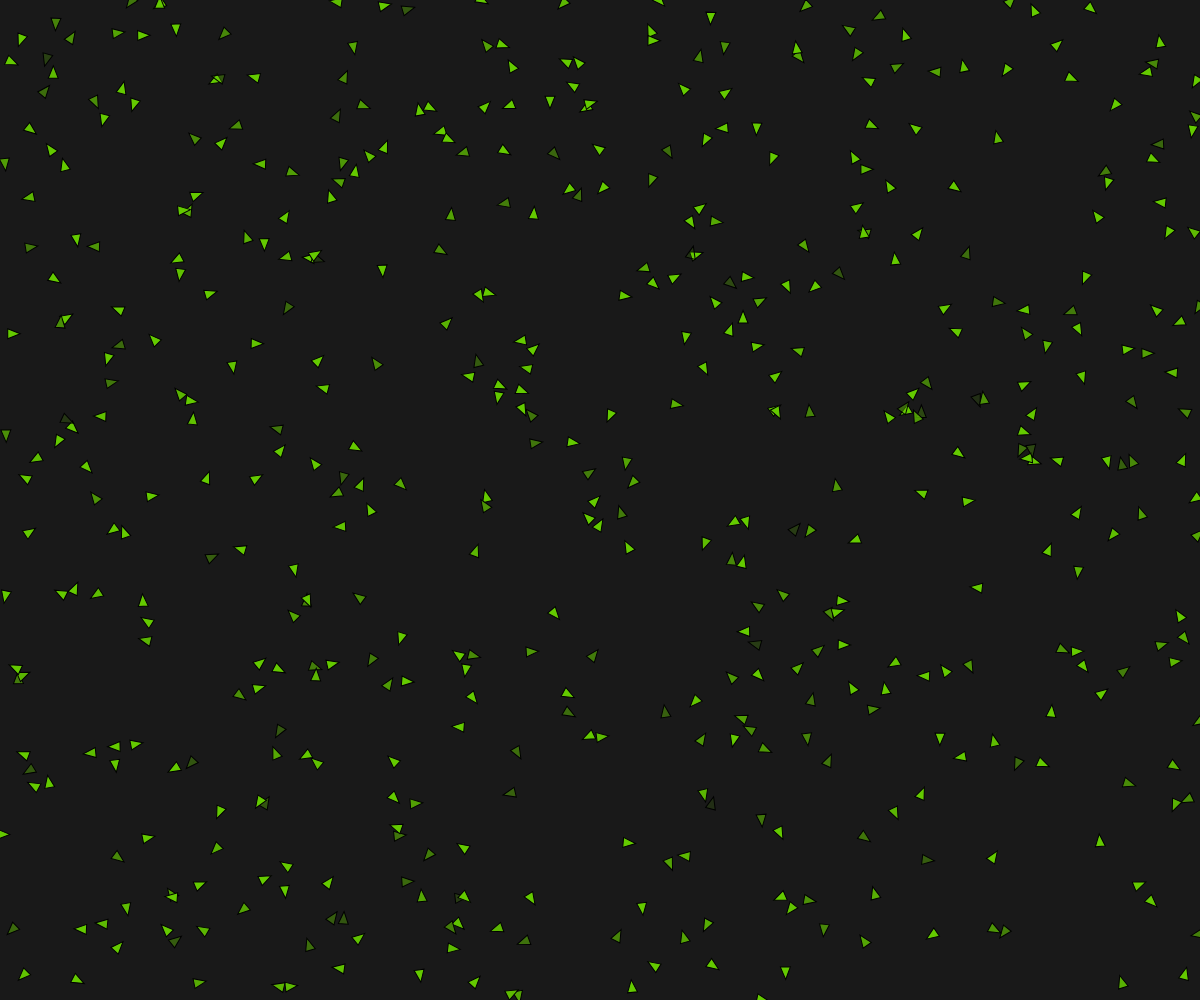
Frame 1 (no input)
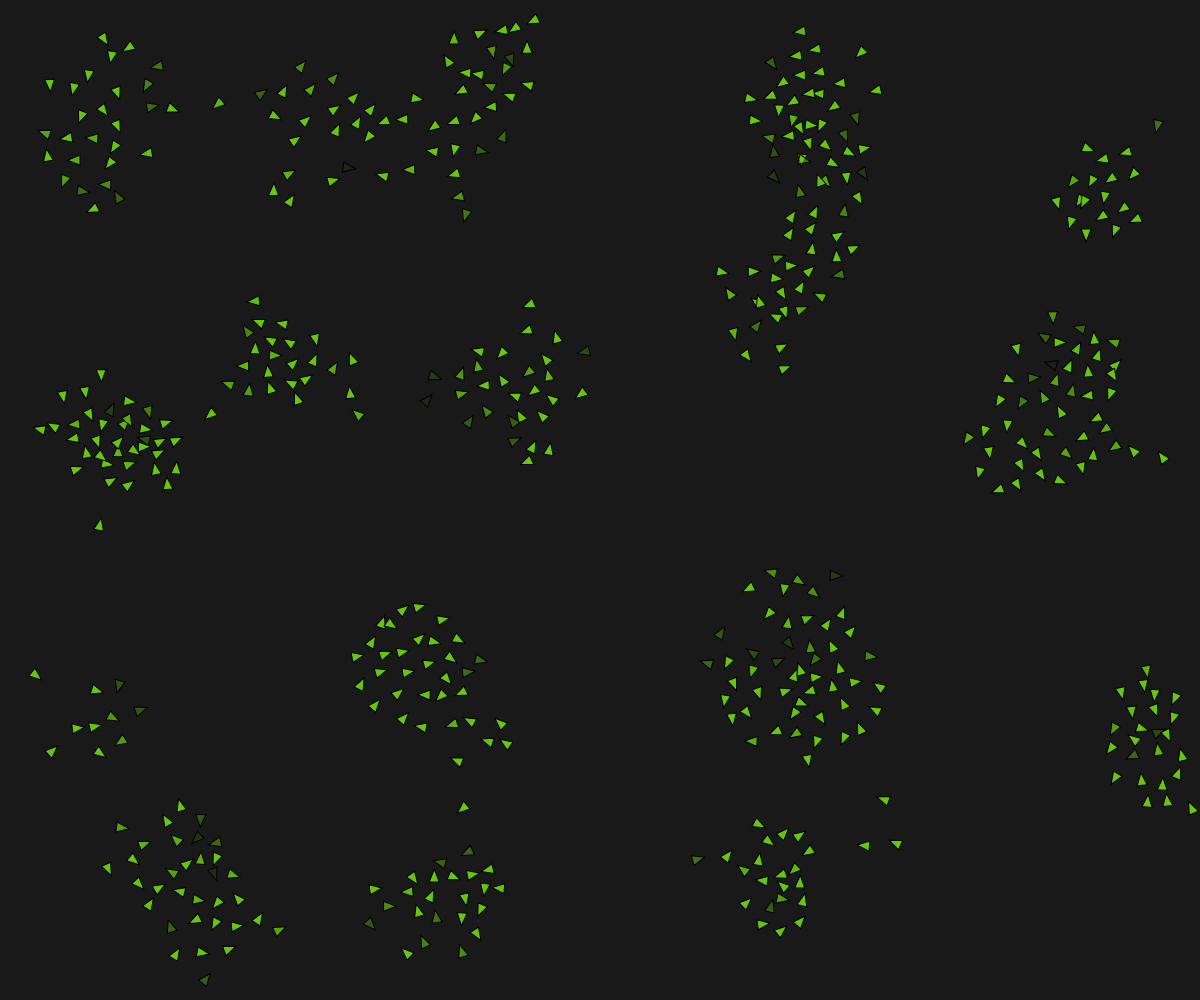
Frame 60 (no input)
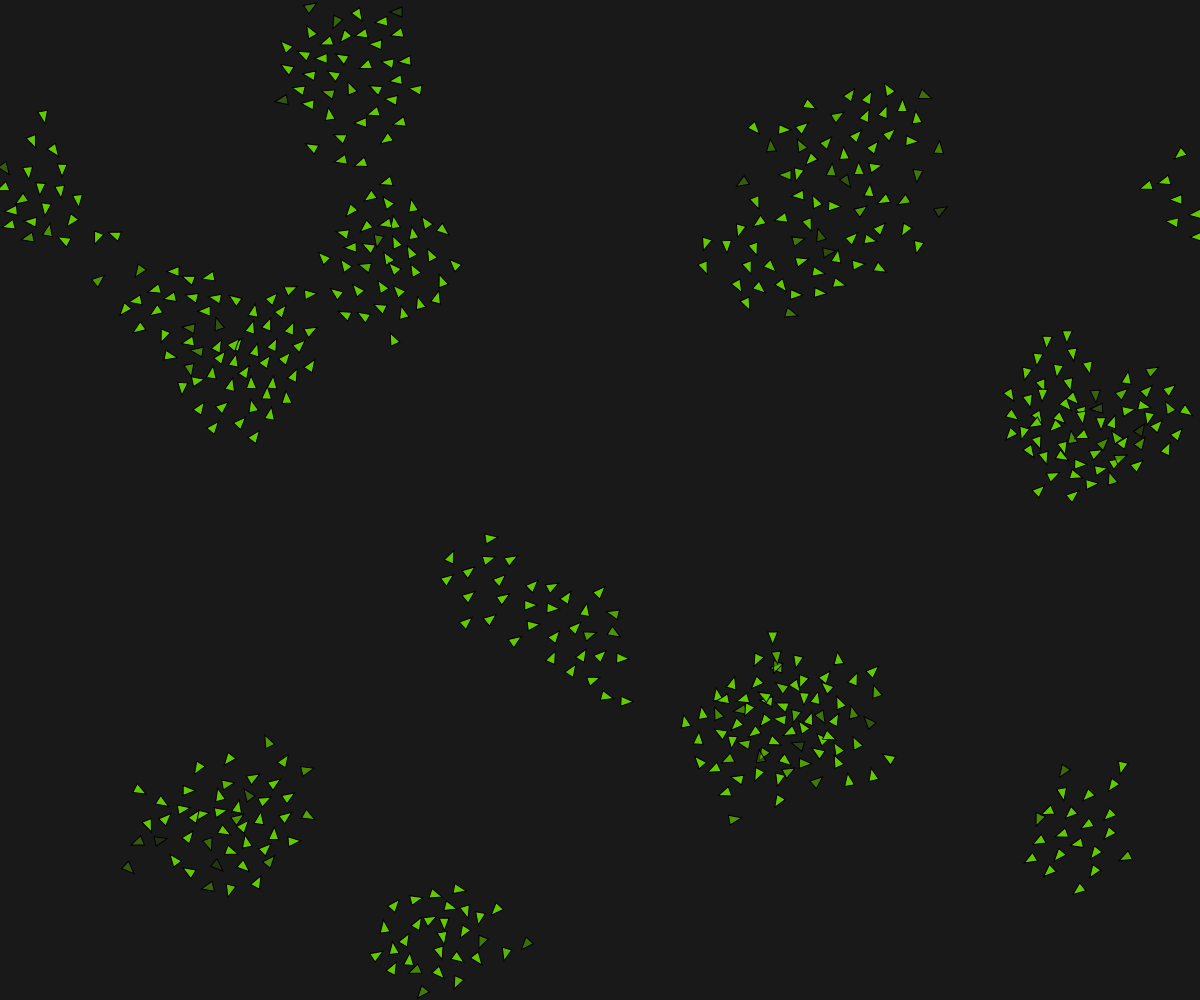
Frame 120 (the mouse pressed at the canvas centre since frame 60)

The p5.js sketch that drew these frames (run headless with seeded random() and noise() and a simulated clock; from frame 60 on, the mouse is pressed at the canvas centre):

// p5.js sketch
// ── sketch.js
var flock = new Flock();

let alignmentFactorSlider, cohesionFactorSlider, separationFactorSlider;

function setup() 
{
    createCanvas(windowWidth, windowHeight);
	alignmentLabel = createDiv("Alignment")
	alignmentFactorSlider = createSlider(0, 1, 0.1, 0.01)
	alignmentFactorSlider.parent(alignmentLabel)

	cohesionLabel = createDiv("Cohesion")
	cohesionFactorSlider = createSlider(0, 0.1, 0.01, 1e-4)
	cohesionFactorSlider.parent(cohesionLabel)

	separationLabel = createDiv("Separation")
	separationFactorSlider = createSlider(0, 1, 1, 0.01)
	separationFactorSlider.parent(separationLabel)

;	flock.add(500)
}
function draw() 
{
    background(25);
	flock.alignmentFactor = alignmentFactorSlider.value()
	flock.cohesionFactor = cohesionFactorSlider.value()
	flock.separationFactor = separationFactorSlider.value()
	flock.run()
}
// ── boid.js
class Boid
{
    constructor(x, y)
    {
        this.pos = createVector(x, y)
        this.vel = p5.Vector.random2D()
        this.vel.setMag(random(1, 4))
        this.r = 5
        this.turnfactor = 0.2
    }

    edges()
    {
        if (this.pos.x > width) this.pos.x = 0;
        if (this.pos.x < 0) this.pos.x = width;
        if (this.pos.y > height) this.pos.y = 0;
        if (this.pos.y < 0) this.pos.y = height;
    }

    update()
    {
        this.show()
        this.move()
        this.edges()
    }

    show()
    {
        push();
        let theta = this.vel.heading() + radians(90);
        translate(this.pos.x, this.pos.y)
        rotate(theta)
        fill(100, 202, 0, this.vel.mag() * 100)
        beginShape();
        vertex(0, -this.r * 1.5);
        vertex(-this.r, this.r * 1);
        vertex(this.r, this.r * 1);
        endShape(CLOSE);
        pop();
    }

    move()
    {   
        // let speed = this.vel.mag()

        // if (speed > this.maxspeed)
        // {   
        //     this.vel.x = (this.vel.x / speed) * this.maxspeed
        //     this.vel.y = (this.vel.y / speed) * this.maxspeed
        // }  

        // if (speed < this.minspeed)
        // {
        //     this.vel.x = (this.vel.x / speed) * this.minspeed
        //     this.vel.y = (this.vel.y / speed) * this.minspeed
        // }
        this.pos.add(this.vel)
    }
}
// ── flock.js
class Flock
{
    constructor()
    {
        this.boids = []
        this.visualRange = 100
        this.protectedRange = 20
        
        this.alignmentFactor = 0.1
        this.cohesionFactor = 0.01
        this.separationFactor = 1
    }

    add(n_boids)
    {
        for(let i = 0; i < n_boids; i++)
        {
            this.boids.push(new Boid(random(0, width), random(0, height)))
        }
    }

    run()
    {   
        for(let boid of this.boids){
            let n_neighbors = 0

            let alignment = createVector()
            let cohesion = createVector()
            let separation = createVector()
            for (let other of this.boids)
            {
                if (other != boid)
                {
                    let distance = p5.Vector.dist(boid.pos, other.pos)
                    if (distance < this.visualRange)
                    {
                        alignment.add(other.vel)
                        cohesion.add(other.pos)

                        if(distance < this.protectedRange)
                        {
                            separation.add(p5.Vector.sub(boid.pos, other.pos).div(distance))
                        }
                    
                        n_neighbors += 1
                    }
                }
            }

            if (n_neighbors > 0)
            {
                alignment.div(n_neighbors).sub(boid.vel)
                cohesion.div(n_neighbors).sub(boid.pos)
            }

            boid.vel.add(cohesion.mult(this.cohesionFactor))
            boid.vel.add(separation.mult(this.separationFactor))
            boid.vel.add(alignment.mult(this.cohesionFactor))

            boid.vel.limit(4)

            // push()
            // fill(255, 25)
            // circle(boid.pos.x, boid.pos.y, this.visualRange)
            // pop()

            boid.update()
            // let flock_pos = createVector(0, 0)
            // let flock_vel = createVector(0, 0)
            // let evade = createVector(0, 0)
            // let n_other = 0
            // for (let other of this.boids){
            //     if (boid != other){
            //         let distance = p5.Vector.dist(boid.pos, other.pos)
            //         if (distance < this.visualRange)
            //         {
            //             flock_pos.add(other.pos)
            //             flock_vel.add(other.vel)
            //             n_other += 1

            //             if(distance < this.protectedRange)
            //             {
            //                 evade.add(boid.pos.sub(other.pos))
            //             }
            //         }
            //     }
            // }
            // if (n_other > 0)
            // {
            //     flock_pos.div(n_other)
            //     flock_vel.div(n_other)    
            // }

            // boid.vel.add(flock_pos.sub(boid.pos).mult(this.centeringFactor))
            // boid.vel.add(flock_vel.sub(boid.vel).mult(this.matchingFactor))
            // boid.vel.add(evade.mult(this.avoidFactor))
        }
    }
}
